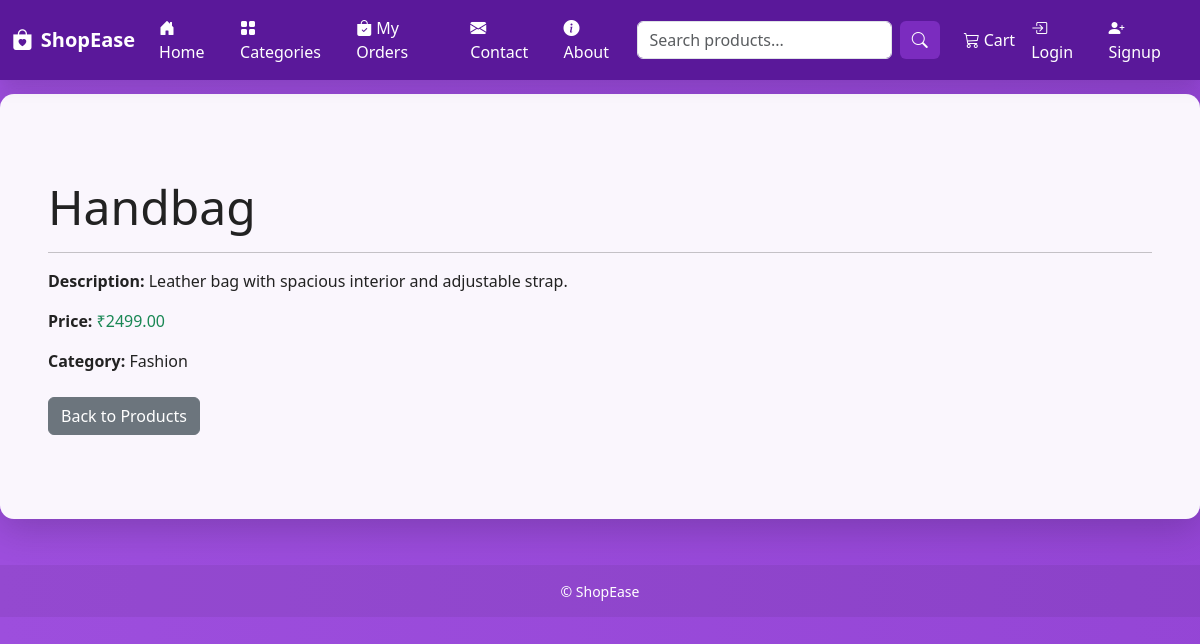
Screenshot of /product/4/ with the database file from the repository.
### store/models.py (models this page shows, shortened)
class Product(models.Model):
    name = models.CharField(max_length=200)
    description = models.TextField(blank=True)
    price = models.DecimalField(max_digits=8, decimal_places=2)
    category = models.ForeignKey(Category, on_delete=models.SET_NULL, null=True, blank=True)
    image = models.ImageField(upload_to='products/', blank=True, null=True)
    created_at = models.DateTimeField(auto_now_add=True)

class Category(models.Model):
    name = models.CharField(max_length=100)
    def __str__(self):
        return self.name

### store/views.py (the view)
# urls.py: path('product/<int:pk>/', views.ProductDetailView.as_view(), name='product_detail'),
class ProductDetailView(DetailView):
    model = Product
    template_name = 'product_detail.html'
    context_object_name = 'product'
    def get_context_data(self, **kwargs):
        context = super().get_context_data(**kwargs)
        pk = self.object.pk
        context['prev'] = Product.objects.filter(pk__lt=pk).order_by('-pk').first()
        context['next'] = Product.objects.filter(pk__gt=pk).order_by('pk').first()
        return context

### store/context_processors.py (called while the page is built)
def categories_processor(request):
    return {'categories': Category.objects.all()}

### templates/product_detail.html (shortened to what this page needs)
{% extends "base.html" %}
{% block content %}
<div class="container py-5">
  <div class="row">
    <div class="col-12">
      <h1 class="display-5">{{ product.name }}</h1>
      <hr>
    </div>
  </div>
  <div class="row">
    <div class="col-md-8">
      <p><strong>Description:</strong> {{ product.description|default:"(No description)" }}</p>
      <p><strong>Price:</strong> <span class="text-success">₹{{ product.price|default:"N/A" }}</span></p>
      <p><strong>Category:</strong> {{ product.category|default:"Uncategorized" }}</p>
      <div class="mt-4">
        <a class="btn btn-secondary me-2" href="{% url 'store:product_list' %}">Back to Products</a>
      </div>
    </div>
  </div>
</div>
{% endblock %}

### templates/base.html (style rules this page uses)
:root { --purple-1: #7b2cbf; --purple-2: #9d4edd; --purple-3: #5a189a; --white-card: rgba(255,255,255,0.95); }
html, body { height: 100%; margin: 0; }
body { background: linear-gradient(270deg, var(--purple-3), var(--purple-1), var(--purple-2)); background-size: 800% 800%; animation: gradientMove 12s ease infinite; font-family: "Poppins", system-ui, -apple-system, "Segoe UI", Roboto, "Helvetica Neue", Arial; color: #222; padding-top: 70px; }

### rows the page displays
Product: name "Handbag", description "Leather bag with spacious interior and adjustable strap.", price "2499.00", category "Fashion"
